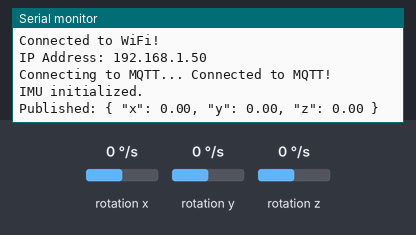
The sketch below on a simulated Arduino Nano 33 IoT. On the bench: the last lines printed to the serial monitor. The test bench sets the inputs (shaded band); at power-on: rotation x 0 °/s, rotation y 0 °/s, rotation z 0 °/s. WiFi joins after 1.5 s; servers stay silent unless stated; no MQTT or app messages arrive unless stated.

Above: at 2.7 s.
2.8 s: rotation x set to -192 °/s
At 5.0 s:
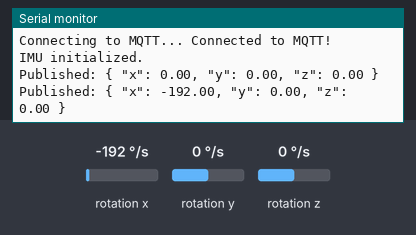
5.5 s: rotation y set to -192 °/s
At 6.6 s:
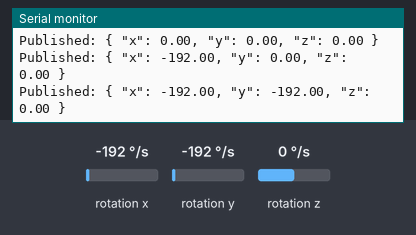
8.2 s: rotation z set to -192 °/s
At 11.0 s:
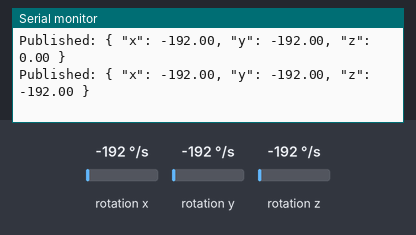

Measured:
- after the input at 2.8 s, the serial monitor: prints a new line after 0.76 s (image 1)
- after the input at 5.5 s, the serial monitor: prints a new line after 0.06 s (image 2)
- after the input at 8.2 s, the serial monitor: prints a new line after 1.4 s (image 3)

The sketch:

sketch_mar18a.ino
```cpp
#include <WiFiNINA.h>
#include <WiFiSSLClient.h>
#include <PubSubClient.h>
#include <Arduino_LSM6DS3.h>

// Wi-Fi credentials
const char* ssid = "Aristotle";
const char* password = "CUPunjab";

// HiveMQ MQTT broker details
const char* mqtt_server = "30de0bc86b6746809e2ddf90ea985a4f.s1.eu.hivemq.cloud";
const int mqtt_port = 8883;  // TLS-secured port

const char* mqtt_user = "hivemq.webclient.1742277085499";
const char* mqtt_password = "*z32eR?gyOA0Wm%U.H4k";
const char* topic = "sensor/gyroscope";

WiFiSSLClient wifiClient;  // ✅ *Using WiFiSSLClient for TLS*
PubSubClient client(wifiClient);

void connectWiFi() {
    Serial.print("Connecting to WiFi...");
    int attempts = 0;
    while (WiFi.begin(ssid, password) != WL_CONNECTED) {
        Serial.print(".");
        delay(3000);
        attempts++;
        if (attempts > 10) {
            Serial.println("\nWiFi Connection Failed! Restarting...");
            NVIC_SystemReset();  // ✅ Restart Arduino Nano 33 IoT
        }
    }
    Serial.println("\nConnected to WiFi!");
    Serial.print("IP Address: ");
    Serial.println(WiFi.localIP());  // Show IP for debugging
}

void connectMQTT() {
    client.setServer(mqtt_server, mqtt_port);

    while (!client.connected()) {
        Serial.print("Connecting to MQTT... ");

        if (client.connect("Nano33IoT_Client", mqtt_user, mqtt_password)) {
            Serial.println("Connected to MQTT!");
        } else {
            Serial.print("Failed, rc=");
            Serial.print(client.state());
            Serial.println(" Retrying in 5 seconds...");
            delay(5000);
        }
    }
}

void setup() {
    Serial.begin(115200);
    while (!Serial);  // Wait for Serial Monitor to open

    connectWiFi();  // ✅ Connect to WiFi
    connectMQTT();  // ✅ Connect to MQTT

    if (!IMU.begin()) {
        Serial.println("Failed to initialize IMU!");
        while (1);
    }
    Serial.println("IMU initialized.");
}

void loop() {
    if (!client.connected()) {
        connectMQTT();
    }
    client.loop();

    float x, y, z;
    if (IMU.gyroscopeAvailable()) {
        IMU.readGyroscope(x, y, z);

        // Format message as JSON
        char payload[100];
        snprintf(payload, sizeof(payload), "{ \"x\": %.2f, \"y\": %.2f, \"z\": %.2f }", x, y, z);

        client.publish(topic, payload);  // ✅ Publish data
        Serial.println("Published: " + String(payload));
    }

    delay(2000);  // Send data every 2 seconds
}
```
